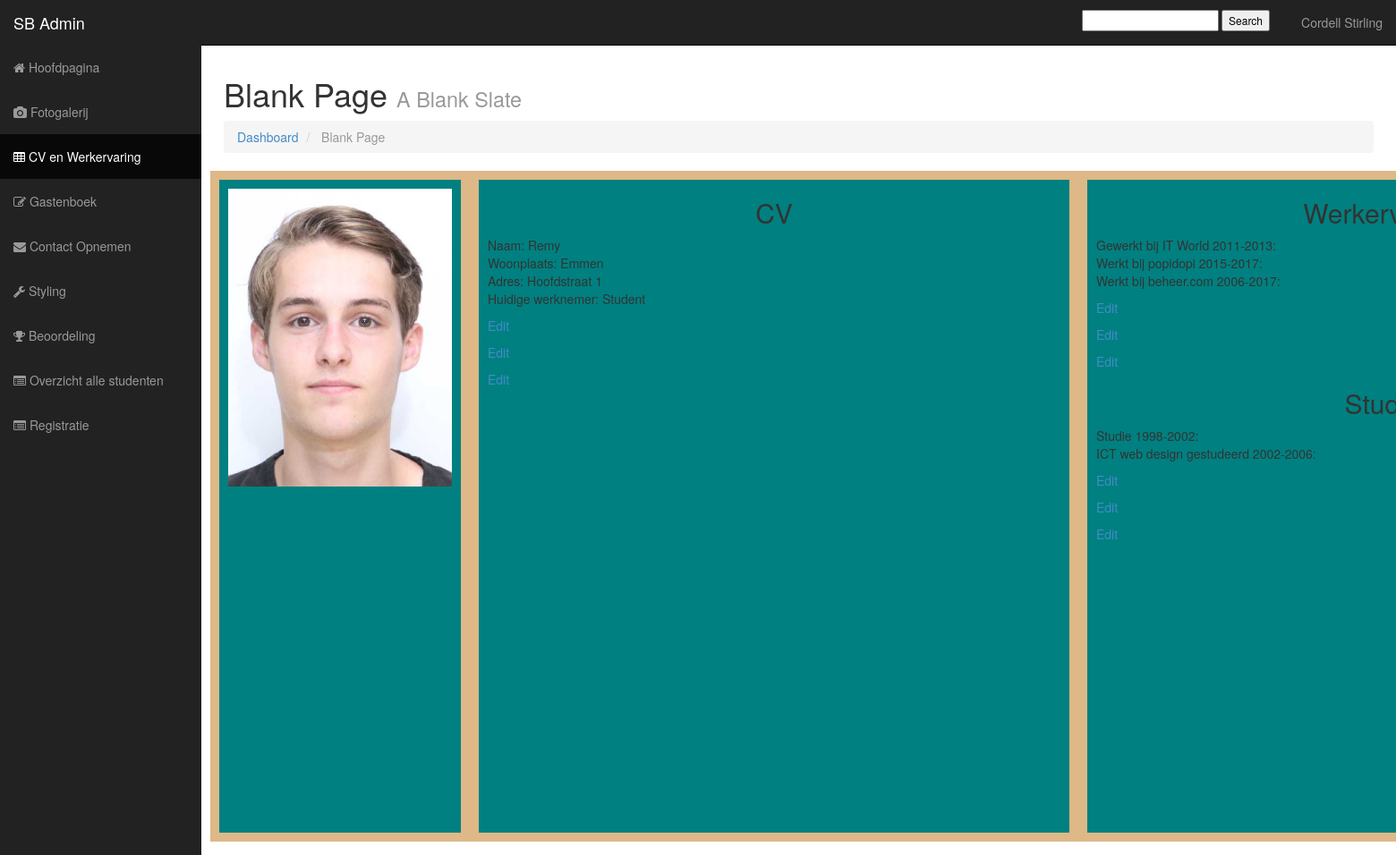
/Bootstrap/cv.php (signed in), run on the app's committed database.
### tables this page shows
CREATE TABLE `user` (
  `User_ID` int(11) NOT NULL,
  `User_Type_ID` int(11) NOT NULL,
  `User_Name` varchar(50) NOT NULL,
  `User_Education` varchar(50) DEFAULT NULL,
  `User_Email` varchar(50) NOT NULL,
  `User_Photo` varchar(50) DEFAULT NULL,
  `User_Password` varchar(50) NOT NULL
);

CREATE TABLE `text_cv` (
  `User_ID` int(11) NOT NULL,
  `Textarea` varchar(1500) DEFAULT NULL,
  `Werkervaring` varchar(1500) DEFAULT NULL,
  `Opleidingen` varchar(1500) DEFAULT NULL,
  `Persoonlijke_Gegevens` varchar(500) DEFAULT NULL,
  `Voorsteltekst` varchar(255) DEFAULT NULL,
  `Projectomschrijving` varchar(255) NOT NULL
);

### Bootstrap/session.php (called while the page is built, shortened)
<?php
    include('config.php');
    if(!isset($_SESSION['login_user'])){
        $_SESSION['login_user'] = null;
    }else{
        $user_check = $_SESSION['login_user'];
        $ses_sql = mysqli_query($db,"select * from User where User_Email = '$user_check' ");
        $row = mysqli_fetch_array($ses_sql,MYSQLI_ASSOC);
    }
?>

### Bootstrap/cv.php (the view, shortened to what this page needs)
<?php
  	include ('session.php');
  ?>
<!DOCTYPE html>
<html lang="en">
  <head>
    <link href="css/bootstrap.css" rel="stylesheet">
    <link href="css/sb-admin.css" rel="stylesheet">
    <link rel="stylesheet" href="font-awesome/css/font-awesome.min.css">
  </head>
  <body>
    <div id="wrapper">
      <nav class="navbar navbar-inverse navbar-fixed-top" role="navigation">
        <div class="navbar-header">
          <a class="navbar-brand" href="index.html">SB Admin</a>
        </div>
        <div class="collapse navbar-collapse navbar-ex1-collapse">
          <ul class="nav navbar-nav side-nav">
            <?php
                if(isset($_SESSION['login_user'])){
                    switch ($row['User_Type_ID']){
                        case 1:
                            echo '<li><a href="index.php"><i class="fa fa-home"></i> Hoofdpagina</a></li>
                                <li><a href="fotogalerij.php"><i class="fa fa-camera"></i> Fotogalerij</a></li>
                                <li class="active"><a href="cv.php"><i class="fa fa-table"></i> CV en Werkervaring</a></li>
                                <li><a href="Gastenboek.php"><i class="fa fa-edit"></i> Gastenboek</a></li>
                                <li><a href="contact.php"><i class="fa fa-envelope"></i> Contact Opnemen</a></li>
                                <li><a href="styling.php"><i class="fa fa-wrench"></i> Styling</a></li>
                                <li><a href="beoordeling.php"><i class="fa fa-trophy"></i> Beoordeling</a></li>
                                <li><a href="studentenoverzicht.php"><i class="fa fa-list-alt"></i> Overzicht alle studenten</a></li>
                                <li><a href="registration.php"><i class="fa fa-list-alt"></i> Registratie </a></li>';
                            break;
                    }
                }
                else{
                    echo '<li class="active"><a href="index.php"><i class="fa fa-home"></i> Hoofdpagina</a></li>';
                }
            ?>
          </ul>
          <ul class="nav navbar-nav navbar-right navbar-user">
              <li class ='dropdown-header'>
                    <form  method="post" action="search_submit.php?go"  id="searchform" style="padding-top:4%;">
                    <input  type="text" name="name">
                    <input  type="submit" name="submit" value="Search">
                    </form>
              </li>
            <li class="dropdown user-dropdown">
                <a href="#" class="dropdown-toggle" data-toggle="dropdown">
                    <?php
                    if($_SESSION['login_user'] != null){
                        echo $row['User_Name'];
                    }else {
                        echo '<li><a href="login.php"><i class="fa fa-power-off"></i> Log In</a></li>';
                    }
                    ?>
            </li>
          </ul>
        </div>
      </nav>
      <div id="page-wrapper">
                <div class="row">
                    <div class="col-lg-12">
                        <h1>Blank Page <small>A Blank Slate</small></h1>
                        <ol class="breadcrumb">
                            <li><a href="index.html"><i class="icon-dashboard"></i> Dashboard</a></li>
                            <li class="active"><i class="icon-file-alt"></i> Blank Page</li>
                        </ol>
                    </div>
                    <div class="frontendcv">
                        <div class="infocv">
                            <div class="pasfotocv">
                                <img src="img/Pasfoto.jpg" alt="pasfoto">
                            </div>
                        </div>
                        <div class="cv">
                            <h2>CV</h2>
                            <?php
                            $DBConnect = mysqli_connect("localhost", "root", "");
                            if ($DBConnect === FALSE)
                            {
                                echo "<p>Unable to connect to the database server.</p>" . "<p>Error code " . mysqli_error() . ": " . mysqli_error() . "</p>";
                            } else
                            {
                                $DBName = "project_portfolio";
                                if (!mysqli_select_db($DBConnect, $DBName))
                                {
                                    echo "<p>Er is geen cv tekst</p>";
                                } else
                                {
                                    $TableName = "Text_CV";
                                    $SQLstring = "SELECT * FROM $TableName";
                                    $QueryResult = mysqli_query($DBConnect, $SQLstring);
                                    if (mysqli_num_rows($QueryResult) == 0)
                                    {
                                        echo "<p>There are no textfields!</p>";
                                    } else
                                    {
                                        while ($Row = mysqli_fetch_assoc($QueryResult))
                                        {
                                            echo "<p>{$Row['Textarea']}</p>";
                                            echo "<p><a href ='cvtext_edit.php?cvID=" . $Row['cvID'] . "'>Edit</a><p>";
                                        }
                                    }
                                }
                            }
                            ?>
                        </div>
                        <div class="we">
                            <h2>Werkervaring</h2>
                              <?php
                            $DBConnect = mysqli_connect("localhost", "root", "");
                            if ($DBConnect === FALSE)
                            {
                                echo "<p>Unable to connect to the database server.</p>" . "<p>Error code " . mysqli_error() . ": " . mysqli_error() . "</p>";
                            } else
                            {
                                $DBName = "project_portfolio";
                                if (!mysqli_select_db($DBConnect, $DBName))
                                {
                                    echo "<p>Er is geen cv tekst</p>";
                                } else
                                {
                                    $TableName = "Text_CV";
                                    $SQLstring = "SELECT * FROM $TableName";
                                    $QueryResult = mysqli_query($DBConnect, $SQLstring);
                                    if (mysqli_num_rows($QueryResult) == 0)
                                    {
                                        echo "<p>There are no textfields!</p>";
                                    } else
                                    {
                                        while ($Row = mysqli_fetch_assoc($QueryResult))
                                        {
                                            echo "<p>{$Row['Werkervaring']}</p>";
                                            echo "<p><a href ='cvwerkervaring_edit.php?cvID=" . $Row['cvID'] . "'>Edit</a><p>";
                                        }
                                    }
                                }
                            }
                            ?>
                            <h2>Studie</h2>
                            <?php
                            $DBConnect = mysqli_connect("localhost", "root", "");
                            if ($DBConnect === FALSE)
                            {
                                echo "<p>Unable to connect to the database server.</p>" . "<p>Error code " . mysqli_error() . ": " . mysqli_error() . "</p>";
                            } else
                            {
                                $DBName = "project_portfolio";
                                if (!mysqli_select_db($DBConnect, $DBName))
                                {
                                    echo "<p>Er is geen cv tekst</p>";
                                } else
                                {
                                    $TableName = "Text_CV";
                                    $SQLstring = "SELECT * FROM $TableName";
                                    $QueryResult = mysqli_query($DBConnect, $SQLstring);
                                    if (mysqli_num_rows($QueryResult) == 0)
                                    {
                                        echo "<p>There are no textfields!</p>";
                                    } else
                                    {
                                        while ($Row = mysqli_fetch_assoc($QueryResult))
                                        {
                                            echo "<p>{$Row['Opleidingen']}</p>";
                                            echo "<p><a href ='cvopleidingen_edit.php?cvID=" . $Row['cvID'] . "'>Edit</a><p>";
                                        }
                                    }
                                }
                            }
                            ?>
                        </div>
                    </div>
                </div>
            </div>
    </div>
  </body>
</html>

### data on the page
user: User_Name "Cordell Stirling"
text_cv: Textarea "Naam: Remy Woonplaats: Emmen Adres: Hoofdstraat 1 Huidige werknemer: Student", Werkervaring "Gewerkt bij IT World 2011-2013: Werkt bij popidopi 2015-2017: Werkt bij beheer.com 2006-2017:", Opleidingen "Studie 1998-2002: ICT web design gestudeerd 2002-2006:"
